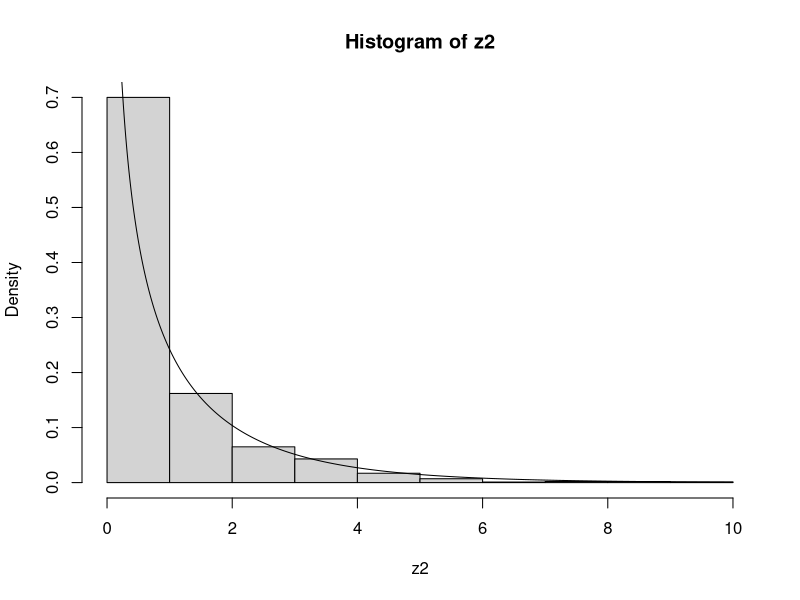
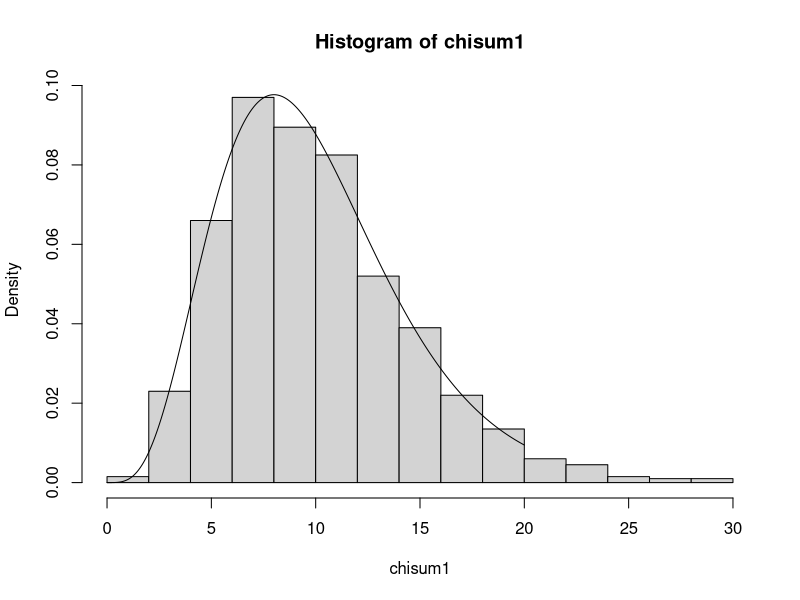
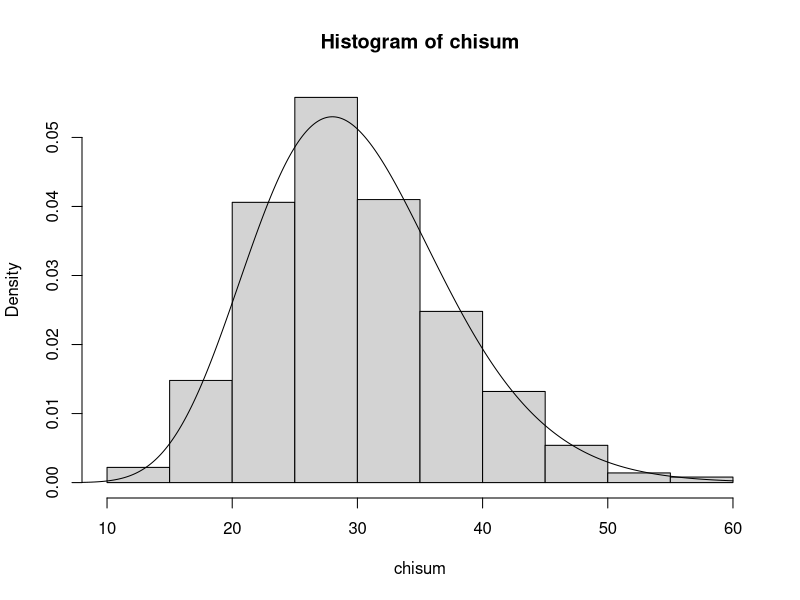
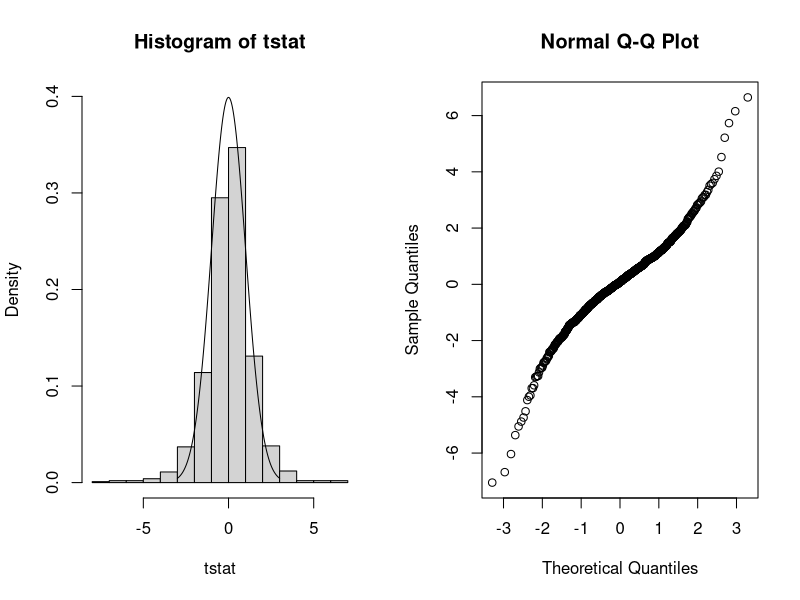

R code for these plots, in order:
## ---- chunk 1
z <- rnorm(1000,mean=0,sd=1) #generate 1000 normals
z2 <- z*z #square them
x <- seq(0,10,length=1000) 
chi <- dchisq(x,df=1)
hist(z2,probability=TRUE) # comapare the historgram of the random normals
lines(x,chi) # to the chi-squre with 1 df distribution
## ---- chunk 2
chi1 <- rchisq(10000,df=1) #since a normal squared is chi-square we can jsut start there
chimat1 <- matrix(chi1,ncol=10) # since we want to sum a sequence of z^2 we can set this up in a matrix.
chisum1 <- apply(chimat1,1,sum) # and then sum columns
x <- seq(0,20,length=1000)
chi10 <- dchisq(x,df=10) # the sum of 10 chi(1) will be chi(10)
hist(chisum1,probability=TRUE)
lines(x,chi10)

#a twist
chi <- rchisq(10000,df=3) #alternatively we can start with generating 10000 chi-squares with 3 df for fun.
chimat <- matrix(chi,ncol=10)
chisum <- apply(chimat,1,sum)
x <- seq(0,60,length=1000)
chi30 <- dchisq(x,df=30)
hist(chisum,probability=TRUE)
lines(x,chi30)
## ---- chunk 3
z <- rnorm(10000,mean=0,sd=1)
zmat <- matrix(z,ncol=10)
zmean <- apply(zmat,1,mean)
zvar <- apply(zmat,1,var)
zsigma2 <- 9*zvar/10
cor(zmean,zsigma2)
## ---- chunk 4
x <- rnorm(10000,mean=20,sd=5)
xmat <- matrix(x,ncol=10)
xvar <- apply(xmat,1,var)
xsig2hat <- 9*xvar/10
lb <- 10*xsig2hat/qchisq(.975,df=9)
ub <- 10*xsig2hat/qchisq(.025,df=9)
sum(lb<25 & ub>25)/1000
## ---- chunk 5
x <- rnorm(5000,mean=20,sd=5)
xmat <- matrix(x,ncol=5)
xmean <- apply(xmat,1,mean)
xsd <- apply(xmat,1,sd)
tstat <- (xmean-20)/(xsd/sqrt(5))
z <- seq(-3,3,length=1000)
znorm <- dnorm(z,mean=0,sd=1)
par(mfrow=c(1,2))
hist(tstat,probability=TRUE,ylim=c(0,max(znorm)))
lines(z,znorm)
qqnorm(tstat)
